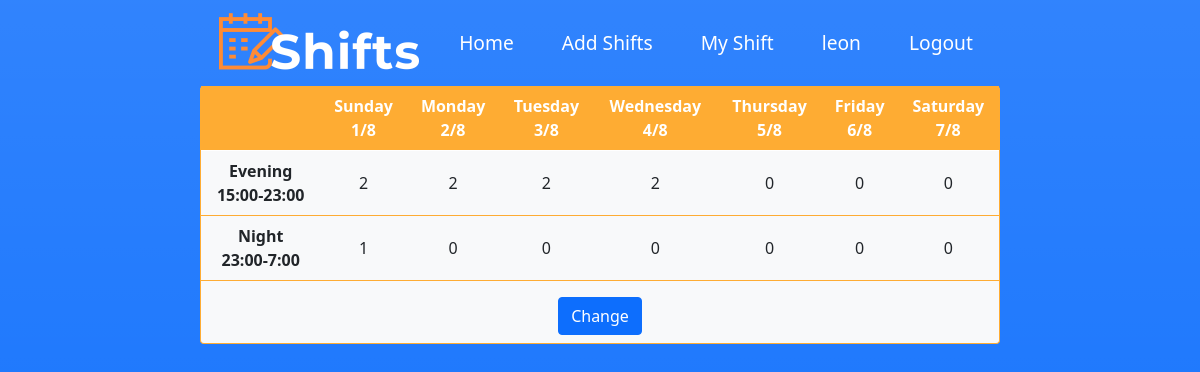
The app's page /myweekshift/ (signed in), older data.
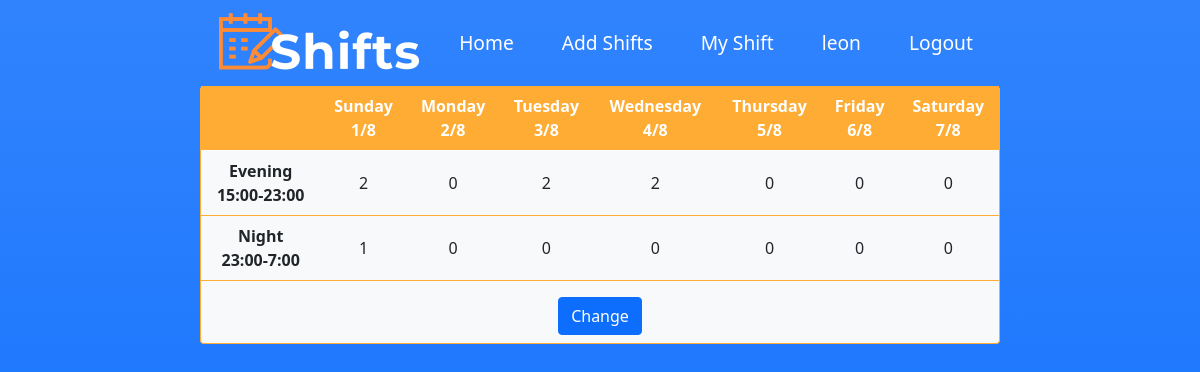
The same page, newer data.
### Shifts/models.py (models this page shows, shortened)
class shiftSubmitTwo(models.Model):
    user_name = models.ForeignKey(
        settings.AUTH_USER_MODEL,
        related_name="shift_submitter",
        on_delete=models.DO_NOTHING,
    )
    for day in DAYS_OF_WEEK:
        if (day == 'friday' or day == 'saturday'):
            for shift_type,shift_hour in zip(TYPE_OF_SHIFTS,SHIFTS_HOURS_WEEKENDS  ) :
                exec(
                    f'{day}_{shift_type} = models.IntegerField(verbose_name =f"{day} {shift_type} {shift_hour}" ,default=0, choices=SUBMIT_CHOICES ,validators=[MinValueValidator(MIN_VAL_SHIFT),MaxValueValidator(MAX_VAL_SHIFT)])'
                )
        else:
            for shift_type,shift_hour in zip(TYPE_OF_SHIFTS,SHIFTS_HOURS_REG ) :
                exec(
                    f'{day}_{shift_type} = models.IntegerField(verbose_name =f"{day} {shift_type} {shift_hour}" ,default=0 , choices=SUBMIT_CHOICES ,validators=[MinValueValidator(MIN_VAL_SHIFT),MaxValueValidator(MAX_VAL_SHIFT)])'
                )
    created_at = models.DateTimeField(auto_now_add=True)
    updated_at = models.DateTimeField(auto_now=True)
    def day_date(self,dayindex):
        day = self.created_at.replace(hour=0, minute=0, second=0, microsecond=0) #get created date and reset time
        day -= timedelta(days=(day.weekday() + 1) % 7) # for a week that starts on a Sunday
        day += timedelta(days=7+dayindex )  #adding the following week with dayindex
        return day

### Shifts/views.py (the view)
# urls.py: path("myweekshift/", views.myweekshift ,name ="my_weeks_shift" ),
@login_required()
def myweekshift(request):
    user_shift_result = get_weekly_user_shifts(request)
    if user_shift_result == None:
        messages.error(request, f"{request.user} has no weekly shifts schedule.")
        return redirect("Shifts:addshifts")
    context = {"user_shift": user_shift_result}
    add_weekdays_to_context_model (context,user_shift_result)
    return render(request, "Shifts/myweekshift.html", context)

### Shifts/views.py (called while the page is built)
def get_weekly_user_shifts(request):
    week_start = timezone.now().replace(hour=0, minute=0, second=0, microsecond=0)
    week_start -= timedelta(days=(week_start.weekday() + 1) % 7)
    week_end = week_start + timedelta(days=7)
    return shiftSubmitTwo.objects.filter(
        user_name=request.user, created_at__gte=week_start, created_at__lt=week_end
    ).last()

def add_weekdays_to_context_model(context, model):
    for i in range(0,7):
        context[f"date{i}"] = model.day_date(i)

### Shifts/templates/Shifts/myweekshift.html (shortened to what this page needs)
{% extends "Shifts/layout.html" %}
{% block body %}
   <div class="container-sm bg-light px-0  pb-2   border border-top-0 rounded  mb-2  " style="max-width: 800px; border-color: #feac33 !important;">
        <div class="table-responsive">
            <table class="table align-middle" style=" border-color: #feac33 !important;">
                <thead class= "text-center" style=" color: white; background-color: #feac33 ;">
                    <th scope="col"><br></th>
                    <th scope="col">Sunday <br> {{ date0| date:"j/n" }} </th>
                    <th scope="col">Monday <br> {{ date1| date:"j/n" }}  </th>
                    <th scope="col">Tuesday <br> {{ date2| date:"j/n" }}  </th>
                    <th scope="col">Wednesday <br> {{ date3| date:"j/n" }} </th>
                    <th scope="col">Thursday <br> {{ date4| date:"j/n" }}  </th>
                    <th scope="col">Friday <br> {{ date5| date:"j/n" }} </th>
                    <th scope="col">Saturday <br> {{ date6| date:"j/n" }}  </th>
                </thead>
                <tbody>
                    <tr class ="text-center "  >
                        <th scope="row "  >Evening <br> 15:00-23:00</th>
                        <td >{{user_shift.sunday_evening}}</td>
                        <td>{{user_shift.monday_evening}}</td>
                        <td>{{user_shift.tuesday_evening}}</td>
                        <td>{{user_shift.wednesday_evening}}</td>
                        <td>{{user_shift.thursday_evening}}</td>
                        <td>{{user_shift.friday_evening}}</td>
                        <td>{{user_shift.saturday_evening}}</td>
                    </tr>
                    <tr class ="text-center" >
                        <th scope="row">Night <br> 23:00-7:00</th>
                        <td>{{user_shift.sunday_night}}</td>
                        <td>{{user_shift.monday_night}}</td>
                        <td>{{user_shift.tuesday_night}}</td>
                        <td>{{user_shift.wednesday_night}}</td>
                        <td>{{user_shift.thursday_night}}</td>
                        <td>{{user_shift.friday_night}}</td>
                        <td>{{user_shift.saturday_night}}</td>
                    </tr>
                </tbody>
            </table>
                <div class="d-flex justify-content-center" >
                    <a class="btn btn-primary" href="{% url 'Shifts:addshifts' %}" role="button">Change</a>
                </div>
        </div>
{% endblock %}

Row changes from the older to the newer data that the page shows:
changed shiftSubmitTwo: monday_evening "2" → "0"
